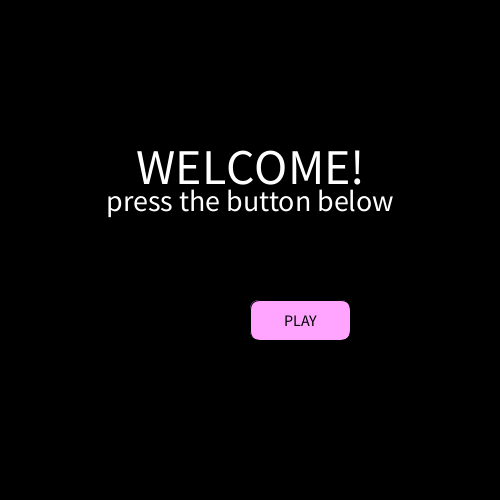
Frame 1 (no input)
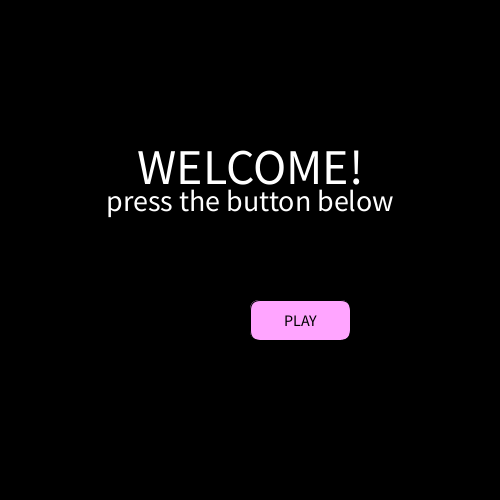
Frame 60 (the mouse pressed at the canvas centre just before this capture)
Frame 120 (the mouse held since frame 60 and released just before this capture): identical to frame 60, image omitted

The Processing sketch that drew these frames (run headless with seeded random() and noise(); from frame 60 on, the mouse is pressed at the canvas centre):

// Processing sketch: task1
// ── task1.pde
int scn = 0;     //this variable is used to track which scene is currently active

//REQ: create two Button objects here: 
//  b0: the PLAY button in scene0. 
//  b1: the HOME button in scene1.
//  Use these values for your buttons:
//      b0: x = 70,  y = 460, width = 100, height = 40, fill color = greenish, caption = "HOME"
//      b1: x = 250, y = 300, width = 100, height = 40, fill color = light purple, caption = "PLAY"
Button b0, b1;

void setup(){
  size(500,500);
  colorMode(RGB);
  b1 = new Button(70, 460, 100, 40, color(70, 255, 126), "HOME");
  b0 = new Button(250, 300, 100, 40, color(255, 165, 255), "PLAY");
  //the required values are not centered properly
}
void draw(){
  switch(scn){
    case 0: scene0(); break;  //home screen (default)
    case 1: scene1(); break;  //animation from Assignment A6-Q1
  }
}

// ── classes.pde
//REQ: create a Button class here with the specs mentioned in the assignment document.
class Button {
  float x, y, w, h;
  color fillCol;
  String caption;
  Button(){
    this.x = width/2;
    this.y = height/2;
    this.w = 100;
    this.h  =40;
    this.fillCol = color(255);
    this.caption = "none";
  }
  Button(float tempX, float tempY, float tempW, float tempH, color tempFillCol, String tempCaption) {
    this.x = tempX;
    this.y = tempY;
    this.w = tempW;
    this.h = tempH;
    this.fillCol = tempFillCol;
    this.caption = tempCaption;
  }
  
  void display() {
    fill(fillCol);
    rect(x, y, w, h, 10);
    textAlign(CENTER, CENTER);
    fill(0);
    textSize(16);
    text(caption, x + w/2, y + h/2);
  }
  
  boolean mouseOver() {
    if (mouseX > x && mouseX < x+w && mouseY > y && mouseY < y+h) {
      return true;
    } else {
      return false;
    }
  }
}

// ── scene0.pde

void scene0(){  //home screen

  background(0);
  //REQ: copy your code from the previous lab (and make any necessary changes) to display a welcome message followed by the PLAY button. 
  //     The PLAY button must be drawn using the Button's display function.
  background(0); 

  fill(255);
  textSize(50);
  textAlign(CENTER, CENTER);
  text("WELCOME!", width/2, height/3);
  textSize(30);
  text("press the button below", width/2, height/2.5);
  
  // display the PLAY button
  b0.display();


}

// ── scene1.pde
//REQ: put any variables required for your A9_Q1 animation 

void scene1() {
  old_code();
  //REQ: draw the HOME button here using the Button's display() function
    b1.display();

}

void old_code(){
  //REQ - Copy your code from the previous lab here (modify the code as needed, e.g. to fit the current sketch size)
  background(0);
//  translate(width/2,height/2);
  



  float a = 1, b = 1;
  float m1 = 2, m2 = 10;
  float n1 = 1.5, n2 = 1, n3 = 1;
  A9_Q1(a,b,m1,m2,n1,n2,n3);  //calling this function should draw the output of A9.Q1
  

  float a2 = 1, b2 = 1;
  float m12 = 88, m22 = 64;
  float n12 = -20, n22 = 1, n32 = 1;
  A9_Q1(a2, b2, m12, m22, n12, n22, n32);
}
void A9_Q1(float a, float b, float m1, float m2, float n1, float n2, float n3){
  //REQ - Copy your code from Q1 in assignment A9 here (modify the code as needed, e.g. to fit the current sketch size)
  //...YOUR CODE GOES HERE...
    colorMode(HSB, 360, 100, 100);
    float c = 0.0002;
    float col = 0;

    float r;
  float theta;
  float num1, num2, denom;
  float x, y;

    for(theta = 0; theta <= TWO_PI; theta += c) {
     stroke(col,100,100);

      

    num1 = abs(cos(m1 * theta / 4.0) / a);
    num1 = pow(num1, n2);
    
    num2 = abs(sin(m2 * theta / 4.0) / b);
    num2 = pow(num2, n3);
    
    denom = pow(num1 + num2, 1.0 / n1);
    r = pow(denom, -1);
    
    x = 100 * r * cos(theta);
    y = 100 * r * sin(theta);
    
    point(x+250 , y +250);
    col+= 0.01;

        
  }

}
